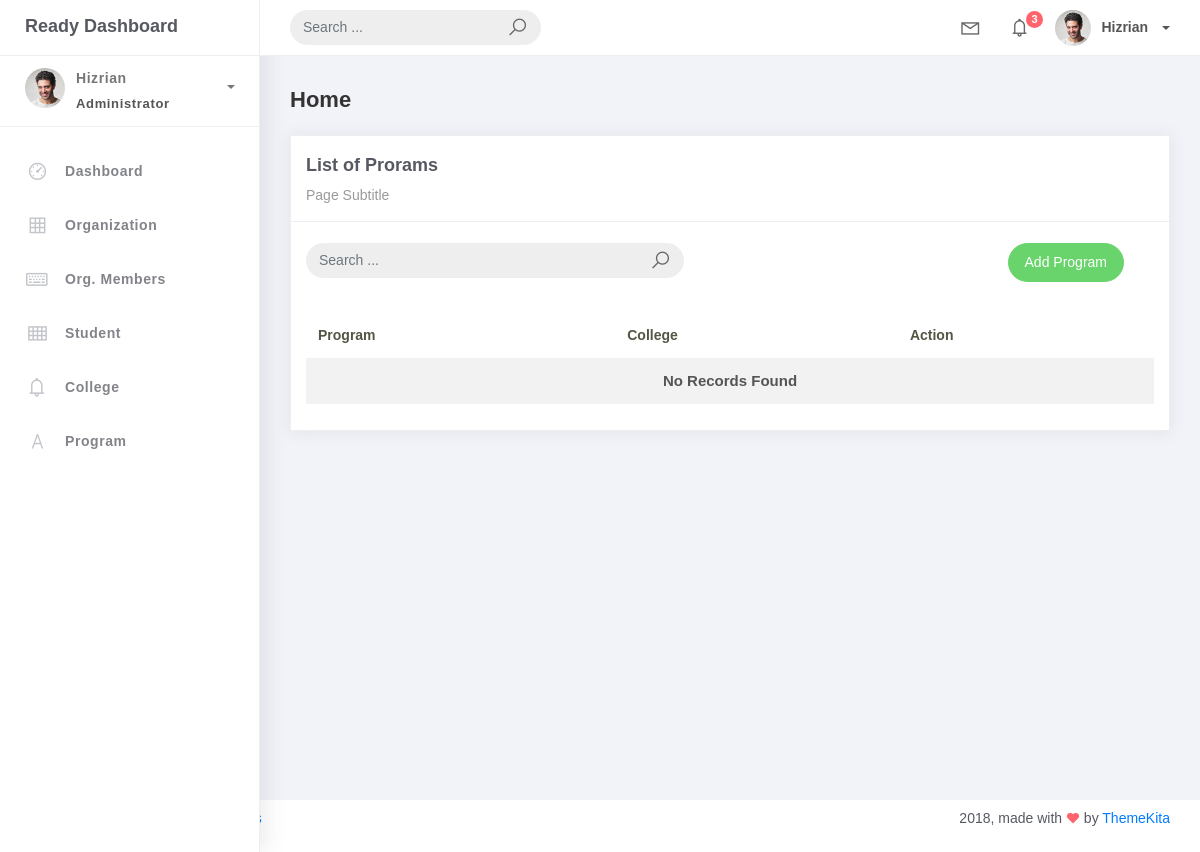
The page /program_list/ on the database as committed earlier.
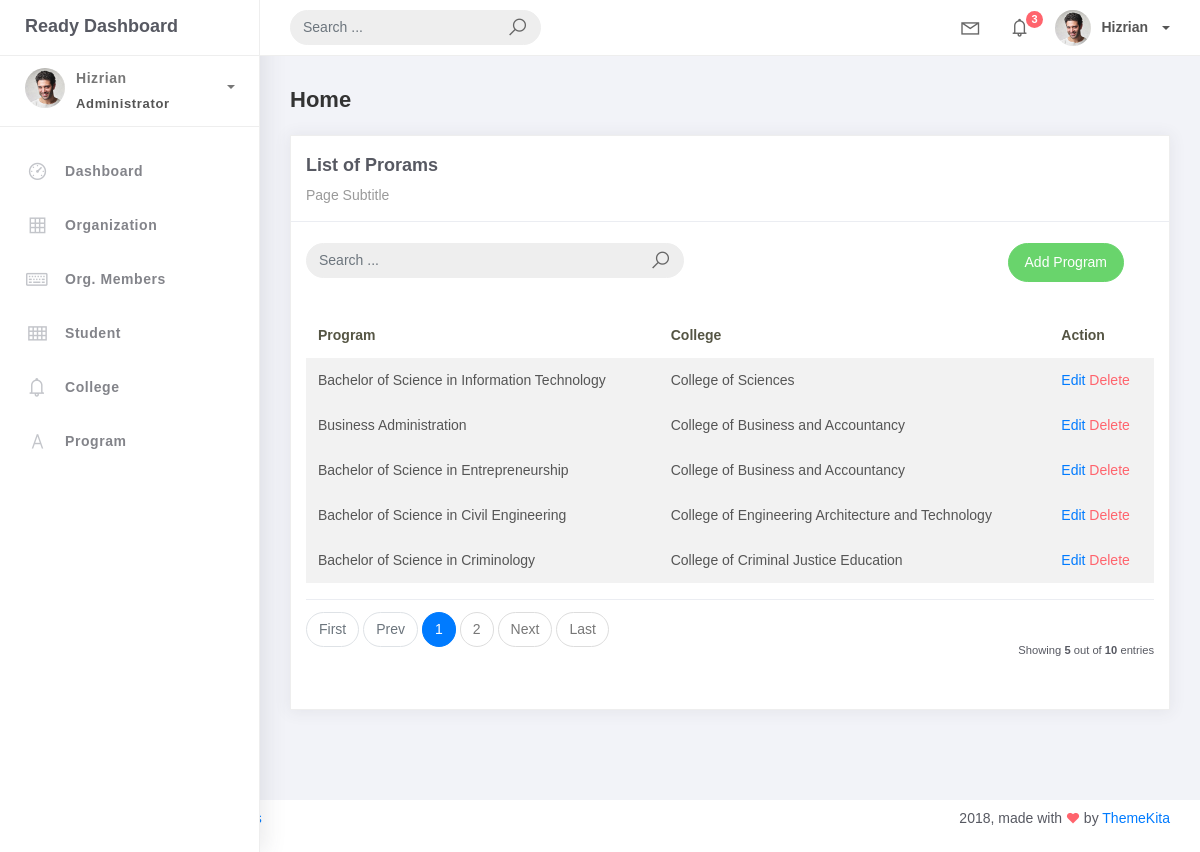
The same page on the database as committed later.
### studentorg/models.py (models this page shows, shortened)
class BaseModel(models.Model):
    created_at = models.DateTimeField(auto_now_add=True, db_index=True)
    updated_at = models.DateTimeField(auto_now=True)
    class Meta:
        abstract = True

class Program(BaseModel):
    prog_name = models.CharField(max_length=150)
    college = models.ForeignKey(College, on_delete=models.CASCADE)

class College(BaseModel):
    college_name = models.CharField(max_length=150)
    def __str__(self):
        return self.college_name

### studentorg/views.py (the view)
# urls.py: path('program_list/', ProgramList.as_view(), name='program_list'),
class ProgramList(ListView):
    model = Program
    context_object_name = 'programs'
    template_name = 'program_list.html'
    paginate_by = 5

### templates/program_list.html (shortened to what this page needs)
{% extends 'base.html' %} {% load static %} {% block content %}
<div class="content">
    <div class="container-fluid">
        <h4 class="page-title">Home</h4>
        <div class="row">
            <div class="col-md-12">
                <div class="card">
                    <div class="card-header">
                    <div class="card-title">List of Prorams</div>
                    <div class="card-category">Page Subtitle</div>
                </div>
                <br />
                <div class="col-md-12 row">
                    <div class="col-md-6">
                        <form class="navbar-left navbar-form nav-search mr-md-3" action="">
                            <div class="input-group">
                                <input type="text" placeholder="Search ..." class="form-control" />
                                <div class="input-group-append">
                                    <span class="input-group-text">
                                        <i class="la la-search search-icon"></i>
                                    </span>
                                </div>
                            </div>
                        </form>
                    </div>
                    <div class="col-md-6">
                        <div class="pull-right">
                            <a href="{% url 'program-add' %}" class="btn btn-success btn-rounded">Add Program</a>
                        </div>
                    </div>
                </div>
                <div class="card-body">
                    <table class="table table-striped mt-3">
                        <thead>
                            <tr>
                                <th scope="col">Program</th>
                                <th scope="col">College</th>
                                <th scope="col">Action</th>
                            </tr>
                        </thead>
                        <tbody>
                            {% for object in object_list %}
                            <tr>
                                <td>{{ object.prog_name}}</td>
                                <td>{{ object.college}}</td>
                                <td>
                                    <a href="{% url 'program-update' object.id %}">Edit</a>
                                    <a href="{% url 'organization-delete' object.id %}" class="text-danger">Delete</a>
                                </td>
                            <tr>
                            {% empty %}
                            <td colspan="4" style="text-align: center;">
                                <p class="text-sm font-weight-bold mb-0">No Records Found</p>
                            </td>
                            {% endfor %}
                        </tbody>
                    </table>
                    {% include 'includes/pagination.html' %}
                </div>
            </div>
        </div>
    </div>
</div>
{% endblock %}

Rows that differ between the two databases and show on the page:
added Program: prog_name "Bachelor of Science in Information Technology", college "College of Sciences"
added Program: prog_name "Business Administration", college "College of Business and Accountancy"
added Program: prog_name "Bachelor of Science in Entrepreneurship", college "College of Business and Accountancy"
added Program: prog_name "Bachelor of Science in Civil Engineering", college "College of Engineering Architecture and Technology"
added Program: prog_name "Bachelor of Science in Criminology", college "College of Criminal Justice Education"
Other text that changed with them:
{{ object_list.count }}: (not shown) → "5"
{{ paginator.count }}: (not shown) → "10"
text no longer shown: "No Records Found"
text now shown: "First Prev Next Last Showing out of entries"
new list line: "1"
new list line: "2"
